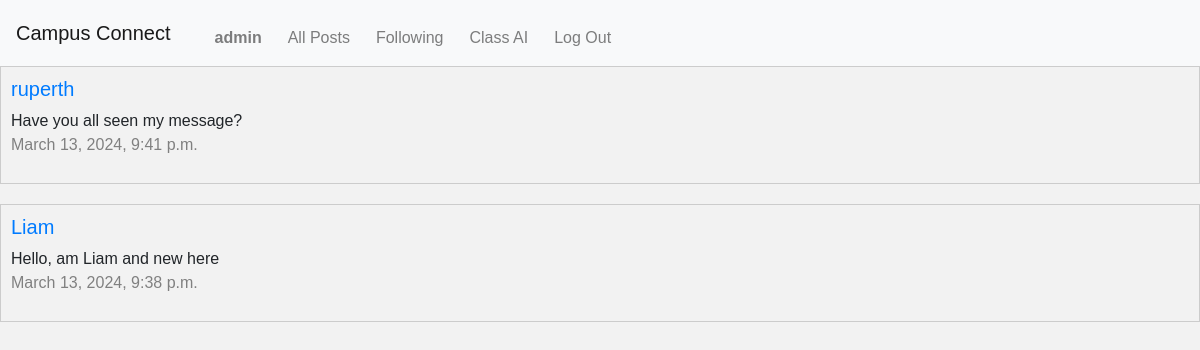
The page /following (signed in) on the database its author committed.
### network/models.py (models this page shows, shortened)
class User(AbstractUser):
    pass

class Post(models.Model):
    text = models.TextField(default='')
    user = models.ForeignKey(User, on_delete=models.CASCADE)
    created_at = models.DateTimeField(auto_now_add=True)

### network/views.py (the view)
# urls.py: path("following", views.following, name="following"),
def following(request):
    follow_objects = Follow.objects.filter(follower=request.user)
    following_users = []
    for follow_object in follow_objects:
        following_users.append(follow_object.following)
    posts = Post.objects.filter(user__in=following_users).order_by("-created_at")
    return render(request, "network/following.html", {"posts": posts})

### network/templates/network/following.html (shortened to what this page needs)
{% extends "network/layout.html"%}
{% load static %}
{% block body %}
{% for post in posts %}
<div id="new-posts">
    <a href="{% url 'profile' post.user.pk %}"><h5>{{post.user}}</h5></a>
    {{post.text}}
    <p class="date">{{post.created_at}}</p>
</div>
{% endfor %}
{% endblock %}

### network/templates/network/layout.html (shortened to what this page needs)
{% load static %}
<!DOCTYPE html>
<html lang="en">
    <head>
        <link rel="stylesheet" href="https://stackpath.bootstrapcdn.com/bootstrap/4.4.1/css/bootstrap.min.css">
        <link href="{% static 'network/styles.css' %}" rel="stylesheet">
    </head>
    <body>
        <nav class="navbar navbar-expand-lg navbar-light bg-light">
            <a class="navbar-brand" href="#">Campus Connect</a>
            <div>
            <ul class="navbar-nav mr-auto">
                {% if user.is_authenticated %}
                    <li class="nav-item">
                        <a class="nav-link" href="{% url 'profile' user.pk %}"><strong>{{ user.username }}</strong></a>
                    </li>
                {% endif %}
                <li class="nav-item">
                  <a class="nav-link" href="{% url 'index' %}">All Posts</a>
                </li>
                {% if user.is_authenticated %}
                    <li class="nav-item">
                        <a class="nav-link" href="{% url 'following' %}">Following</a>
                    </li>
                    <li class="nav-item">
                        <a class="nav-link" href="{% url 'class_ai' %}">Class AI</a>
                    </li>
                    <li class="nav-item">
                        <a class="nav-link" href="{% url 'logout' %}">Log Out</a>
                    </li>
                {% endif %}
            </ul>
            </div>
        </nav>
        <div class="body">
            {% block body %}
            {% endblock %}
        </div>
    </body>
</html>

### network/static/network/styles.css (style rules this page uses)
body { font-family: Arial, sans-serif; background-color: #f2f2f2; }
p { color: #666; line-height: 1.5; }
ul, ol { color: #666; line-height: 1.5; list-style: disc; margin-left: 20px; margin-top: 10px; }
#new-posts { border: 1px solid #ccc; padding: 10px; margin-bottom: 20px; }
.navbar { background-color: #f8f9fa; }
.navbar-brand { color: #333; font-size: 20px; }
.navbar-nav .nav-link { color: #333; font-size: 16px; margin-right: 10px; }
.date { color: grey; }

### rows shown on the page
User: username "admin"
Post: user "ruperth", text "Have you all seen my message?", created_at "March 13, 2024, 9:41 p.m."
Post: user "Liam", text "Hello, am Liam and new here", created_at "March 13, 2024, 9:38 p.m."
